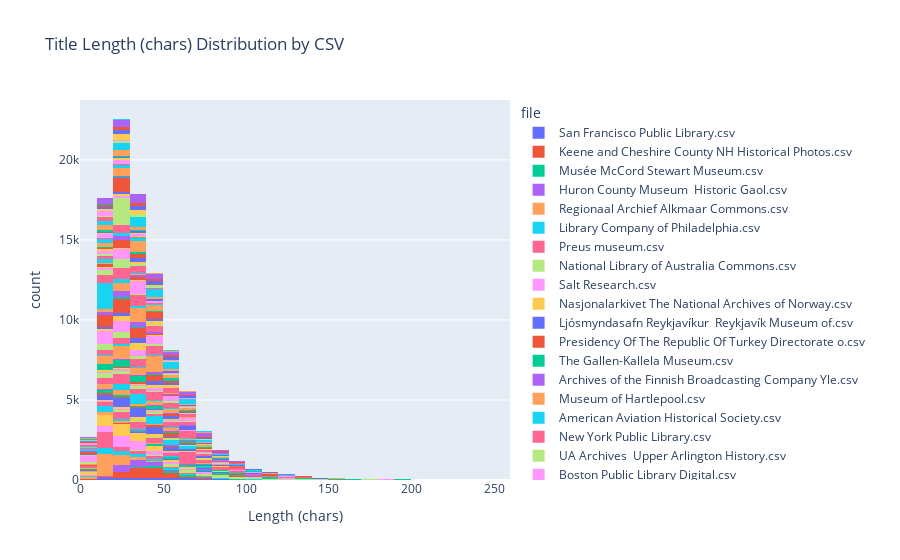

The code cell stored with this chart in its notebook:
### Code cell
# 3. Title length distribution
fig_title = px.histogram(combined_df, x='title_len', color='file', nbins=30,
                         title='Title Length (chars) Distribution by CSV',
                         labels={'title_len': 'Length (chars)', 'count': 'Frequency'})
fig_title.show()
# fig_title.write_image("title_length_distribution.png")
